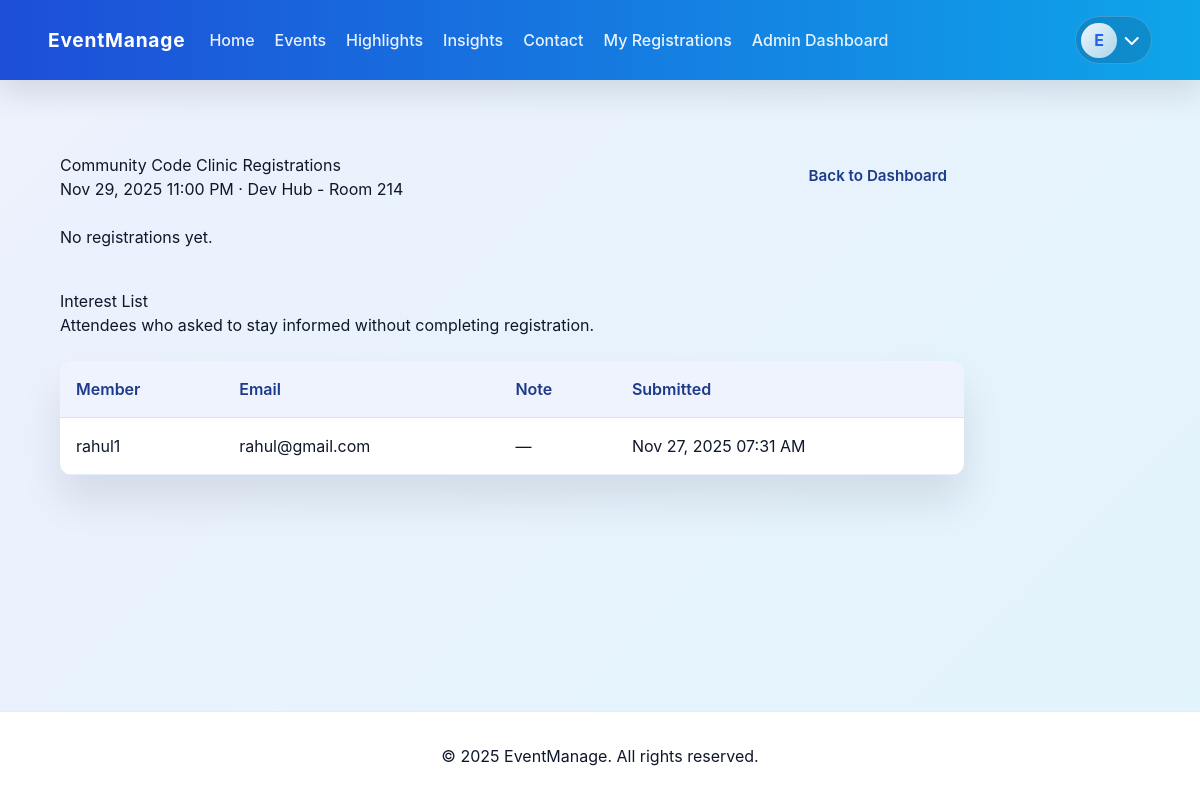
Page /admin/events/12/registrations (signed in) on the earlier database version.
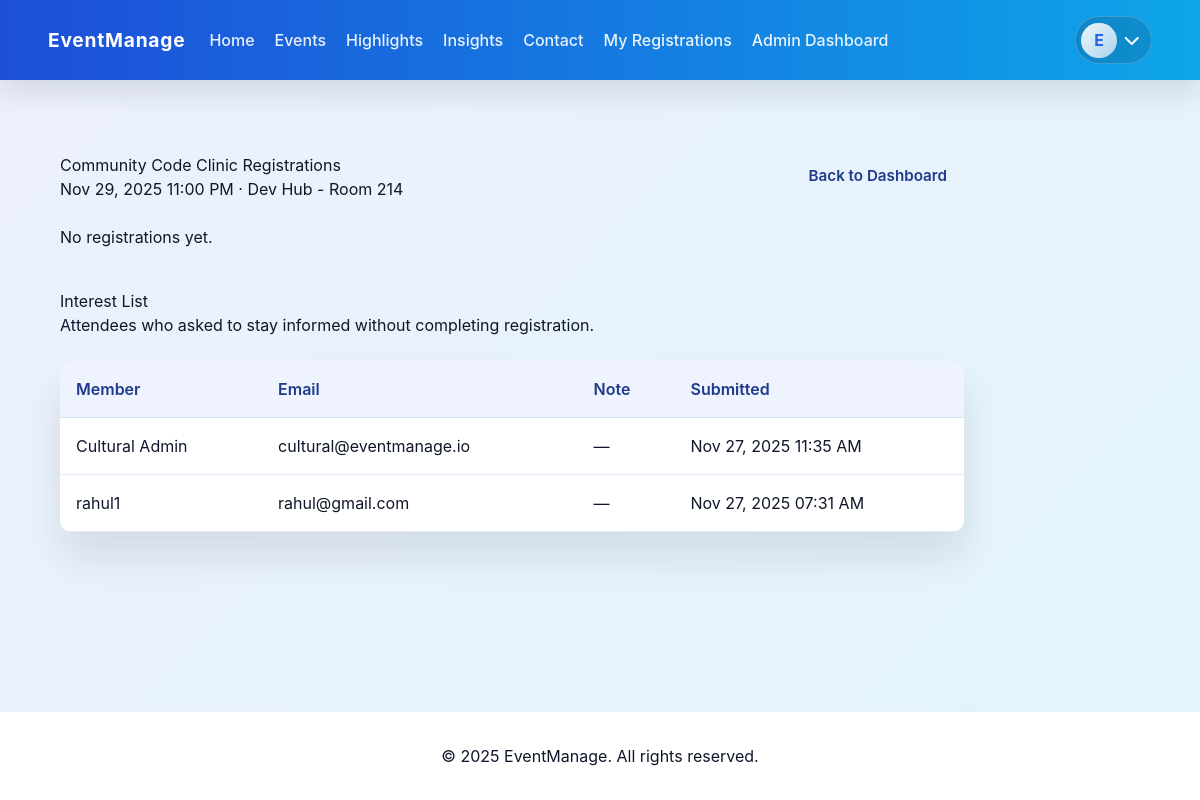
Same page on the later database version.
### app/models.py (models this page shows, shortened)
class User(UserMixin, db.Model):
    id = db.Column(db.Integer, primary_key=True)
    name = db.Column(db.String(120), nullable=False)
    email = db.Column(db.String(120), unique=True, nullable=False)
    password_hash = db.Column(db.String(256), nullable=False)
    is_admin = db.Column(db.Boolean, default=False, nullable=False)
    admin_scope = db.Column(db.String(50), default="super")
    created_at = db.Column(db.DateTime, default=datetime.utcnow)
    registrations = db.relationship("Registration", back_populates="user", cascade="all, delete-orphan")
    interests = db.relationship("EventInterest", back_populates="user", cascade="all, delete-orphan")
    @property
    def is_super_admin(self) -> bool:
        if not self.is_admin:
            return False
        if not self.admin_scope:
            return True
        return self.admin_scope.lower() == "super"

class Event(db.Model):
    id = db.Column(db.Integer, primary_key=True)
    title = db.Column(db.String(150), nullable=False)
    summary = db.Column(db.String(300), nullable=False)
    description = db.Column(db.Text, nullable=False)
    location = db.Column(db.String(200), nullable=False)
    start_time = db.Column(db.DateTime, nullable=False)
    end_time = db.Column(db.DateTime, nullable=False)
    capacity = db.Column(db.Integer, nullable=False)
    event_type = db.Column(db.String(80), nullable=False, default=EVENT_CATEGORY_CHOICES[0])
    image_url = db.Column(db.String(255), nullable=True)
    created_at = db.Column(db.DateTime, default=datetime.utcnow)
    registrations = db.relationship("Registration", back_populates="event", cascade="all, delete-orphan")
    interests = db.relationship("EventInterest", back_populates="event", cascade="all, delete-orphan")

class EventInterest(db.Model):
    id = db.Column(db.Integer, primary_key=True)
    created_at = db.Column(db.DateTime, default=datetime.utcnow)
    note = db.Column(db.String(280), nullable=True)
    user_id = db.Column(db.Integer, db.ForeignKey("user.id"), nullable=False)
    event_id = db.Column(db.Integer, db.ForeignKey("event.id"), nullable=False)
    user = db.relationship("User", back_populates="interests")
    event = db.relationship("Event", back_populates="interests")
    __table_args__ = (db.UniqueConstraint("user_id", "event_id", name="unique_event_interest"),)

### app/admin.py (the view)
@admin_bp.route("/events/<int:event_id>/registrations")
@login_required
@admin_required
def event_registrations(event_id: int):
    event = Event.query.get_or_404(event_id)
    _ensure_event_access(event)
    registrations = (
        Registration.query.filter_by(event_id=event.id)
        .order_by(Registration.created_at.desc())
        .all()
    )
    interests = (
        EventInterest.query.filter_by(event_id=event.id)
        .order_by(EventInterest.created_at.desc())
        .all()
    )
    return render_template("admin/registrations.html", event=event, registrations=registrations, interests=interests)

### app/__init__.py (called while the page is built)
def create_app():
    app = Flask(__name__, instance_relative_config=True)
    app.config.from_object("config.Config")
    os.makedirs(app.instance_path, exist_ok=True)
    db.init_app(app)
    login_manager.init_app(app)
    from .models import User, seed_admin, seed_sample_events
    @login_manager.user_loader
    def load_user(user_id):
        return User.query.get(int(user_id))
    from .auth import auth_bp
    from .events import events_bp
    from .admin import admin_bp
    app.register_blueprint(events_bp)
    app.register_blueprint(auth_bp)
    app.register_blueprint(admin_bp)
    @app.route("/")
    def home():
        return "App is live!"
    with app.app_context():
        db.create_all()
        seed_admin()
        seed_sample_events()
    return app

### app/admin.py (called while the page is built)
def admin_required(func):
    @wraps(func)
    def wrapper(*args, **kwargs):
        if not current_user.is_authenticated:
            flash("Please sign in as an administrator.", "warning")
            return redirect(url_for("auth.login", next=request.url))
        if not current_user.is_admin:
            flash("Administrator access required.", "danger")
            return redirect(url_for("events.home"))
        return func(*args, **kwargs)
    return wrapper

def _ensure_event_access(event: Event):
    if current_user.is_super_admin:
        return
    if event.event_type != current_user.admin_scope:
        abort(403)

### app/events.py (called while the page is built)
@events_bp.app_context_processor
def inject_globals():
    return {"current_year": datetime.utcnow().year}

### app/templates/admin/registrations.html (shortened to what this page needs)
{% extends 'base.html' %}
{% block content %}
<section class="section">
  <div class="section__header">
    <div>
      <h1>{{ event.title }} Registrations</h1>
      <p>{{ event.start_time.strftime('%b %d, %Y %I:%M %p') }} &middot; {{ event.location }}</p>
    </div>
    <a class="btn btn--ghost" href="{{ url_for('admin.dashboard') }}">Back to Dashboard</a>
  </div>
  {% if registrations %}
    <table class="table">
      <thead>
        <tr>
          <th>Attendee</th>
          <th>Contact</th>
          <th>Department</th>
          <th>Section</th>
          <th>UID</th>
          <th>Team</th>
          <th>Registered At</th>
          <th></th>
        </tr>
      </thead>
      <tbody>
        {% for registration in registrations %}
          <tr>
            <td>{{ registration.attendee_name }}</td>
            <td>{{ registration.attendee_email }}</td>
            <td>{{ registration.department or '—' }}</td>
            <td>{{ registration.section or '—' }}</td>
            <td>{{ registration.student_uid or '—' }}</td>
            <td>{{ registration.team_selection or '—' }}</td>
            <td>{{ registration.created_at.strftime('%b %d, %Y %I:%M %p') }}</td>
            <td>
              <a class="btn btn--ghost btn--small" href="{{ url_for('admin.registration_detail', registration_id=registration.id) }}">View detail</a>
            </td>
          </tr>
        {% endfor %}
      </tbody>
    </table>
  {% else %}
    <p>No registrations yet.</p>
  {% endif %}
  <div class="section__header section__header--sub">
    <div>
      <h2>Interest List</h2>
      <p>Attendees who asked to stay informed without completing registration.</p>
    </div>
  </div>
  {% if interests %}
    <table class="table">
      <thead>
        <tr>
          <th>Member</th>
          <th>Email</th>
          <th>Note</th>
          <th>Submitted</th>
        </tr>
      </thead>
      <tbody>
        {% for interest in interests %}
          <tr>
            <td>{{ interest.user.name }}</td>
            <td>{{ interest.user.email }}</td>
            <td>{{ interest.note or '—' }}</td>
            <td>{{ interest.created_at.strftime('%b %d, %Y %I:%M %p') }}</td>
          </tr>
        {% endfor %}
      </tbody>
    </table>
  {% else %}
    <p>No one has marked themselves as interested yet.</p>
  {% endif %}
</section>
{% endblock %}

### app/templates/base.html (shortened to what this page needs)
<!doctype html>
<html lang="en">
  <head>
    <link rel="stylesheet" href="https://cdnjs.cloudflare.com/ajax/libs/font-awesome/6.5.2/css/all.min.css" />
    <script src="https://cdn.tailwindcss.com"></script>
    <link rel="stylesheet" href="{{ url_for('static', filename='css/styles.css') }}">
  </head>
  <body>
    <header class="site-header">
      <nav class="navbar">
        <div class="navbar__left">
          <a class="navbar__brand" href="{{ url_for('events.home') }}">EventManage</a>
          <div class="navbar__links" id="navMenu">
            <a href="{{ url_for('events.home') }}">Home</a>
            <a href="{{ url_for('events.events_list') }}">Events</a>
            <a href="{{ url_for('events.home') }}#highlights">Highlights</a>
            <a href="{{ url_for('events.home') }}#insights">Insights</a>
            <a href="{{ url_for('events.home') }}#contact">Contact</a>
            {% if current_user.is_authenticated %}
              <a href="{{ url_for('events.my_registrations') }}">My Registrations</a>
              {% if current_user.is_admin %}
                <a href="{{ url_for('admin.dashboard') }}">Admin Dashboard</a>
              {% endif %}
            {% endif %}
          </div>
        </div>
        <div class="navbar__right">
          <div class="navbar__user">
            <button id="userToggle" class="navbar__user-button" aria-label="User menu" aria-haspopup="true" aria-expanded="false">
              <span class="navbar__avatar">
                {% if current_user.is_authenticated %}
                  {{ current_user.name[:1]|upper }}
                {% else %}
                  <i class="fa fa-user"></i>
                {% endif %}
              </span>
              <i class="fa fa-chevron-down"></i>
            </button>
          </div>
        </div>
      </nav>
    </header>
    <main class="container">
      {% block content %}{% endblock %}
    </main>
    <footer class="site-footer">
      <p>&copy; {{ current_year or 2025 }} EventManage. All rights reserved.</p>
    </footer>
  </body>
</html>

### app/static/css/styles.css (style rules this page uses)
:root { --color-primary: #2563eb; --color-primary-dark: #1e3a8a; --color-secondary: #f0f9ff; --color-accent: #22c55e; --color-text: #0f172a; --color-muted: #475569; --color-border: #cbd5f5; --color-success: #22c55e; --color-warning: #fbbf24; --color-danger: #ef4444; --gradient-start: #1d4ed8; --gradient-mid: #0ea5e9; --gradient-end: #22c55e; --radius: 0.75rem; --shadow: 0 25px 40px rgba(15, 23, 42, 0.1); font-size: 16px; }
* { box-sizing: border-box; }
body { margin: 0; font-family: 'Inter', system-ui, -apple-system, BlinkMacSystemFont, 'Segoe UI', sans-serif; background: linear-gradient(135deg, rgba(29, 78, 216, 0.08), rgba(14, 165, 233, 0.12)); color: var(--color-text); min-height: 100vh; display: flex; flex-direction: column; }
a { color: inherit; text-decoration: none; }
.container { flex: 1 0 auto; width: 100%; margin: 0; padding: 0 0 4rem; }
.site-header { background: linear-gradient(90deg, var(--gradient-start), var(--gradient-mid)); box-shadow: 0 12px 30px rgba(15, 23, 42, 0.12); position: sticky; top: 0; z-index: 10; }
.navbar { width: 100%; margin: 0; display: flex; align-items: center; justify-content: space-between; padding: 1rem clamp(1.5rem, 4vw, 3.5rem); position: relative; box-sizing: border-box; }
.navbar__brand { font-weight: 700; font-size: 1.2rem; color: white; letter-spacing: 0.04em; }
.navbar__left { display: flex; align-items: center; gap: 1.5rem; }
.navbar__right { display: flex; align-items: center; gap: 1rem; }
.navbar__links { display: flex; align-items: center; gap: 1.25rem; }
.navbar__links a { color: rgba(255, 255, 255, 0.9); font-weight: 500; position: relative; }
.navbar__links a::after { content: ''; position: absolute; left: 0; bottom: -0.35rem; width: 100%; height: 3px; background: rgba(255, 255, 255, 0.6); border-radius: 999px; transform: scaleX(0); transform-origin: left; transition: transform 0.2s ease; }
.navbar__user { position: relative; }
.navbar__user-button { display: flex; align-items: center; gap: 0.45rem; background: rgba(15, 23, 42, 0.15); border: 1px solid rgba(255, 255, 255, 0.18); border-radius: 999px; padding: 0.35rem 0.7rem 0.35rem 0.35rem; color: white; font-weight: 600; cursor: pointer; transition: background 0.2s ease, transform 0.2s ease; }
.navbar__avatar { display: inline-flex; align-items: center; justify-content: center; width: 2.2rem; height: 2.2rem; border-radius: 50%; background: linear-gradient(135deg, rgba(255, 255, 255, 0.92), rgba(241, 245, 249, 0.7)); color: var(--color-primary); font-weight: 700; }
.btn { display: inline-flex; align-items: center; justify-content: center; gap: 0.5rem; padding: 0.75rem 1.5rem; border-radius: 999px; border: none; cursor: pointer; font-weight: 600; font-size: 0.95rem; transition: transform 0.15s ease, box-shadow 0.15s ease; }
.btn--ghost { border: 1px solid transparent; background: transparent; padding-inline: 1rem; color: var(--color-primary-dark); }
.section { margin: 0; padding: clamp(3rem, 6vw, 4.5rem) clamp(1.5rem, 5vw, 4rem); }
.section__header { display: flex; align-items: center; justify-content: space-between; gap: 1rem; margin-bottom: 1.5rem; }
.section__header--sub { margin-top: 2.5rem; }
.table { width: 100%; border-collapse: collapse; background: white; border-radius: var(--radius); overflow: hidden; box-shadow: var(--shadow); }
.table th, .table td { padding: 1rem; text-align: left; border-bottom: 1px solid rgba(37, 99, 235, 0.12); }
.table th { background: rgba(37, 99, 235, 0.08); font-weight: 600; color: var(--color-primary-dark); }
.site-footer { background: white; padding: 1.5rem; text-align: center; color: var(--color-text); border-top: 1px solid rgba(37, 99, 235, 0.12); margin-top: auto; }
.site-footer p { margin: 0.5rem 0; }

Differences in the rows shown:
added EventInterest: user.name "Cultural Admin", user.email "cultural@eventmanage.io", note "—", created_at "Nov 27, 2025 11:35 AM"
